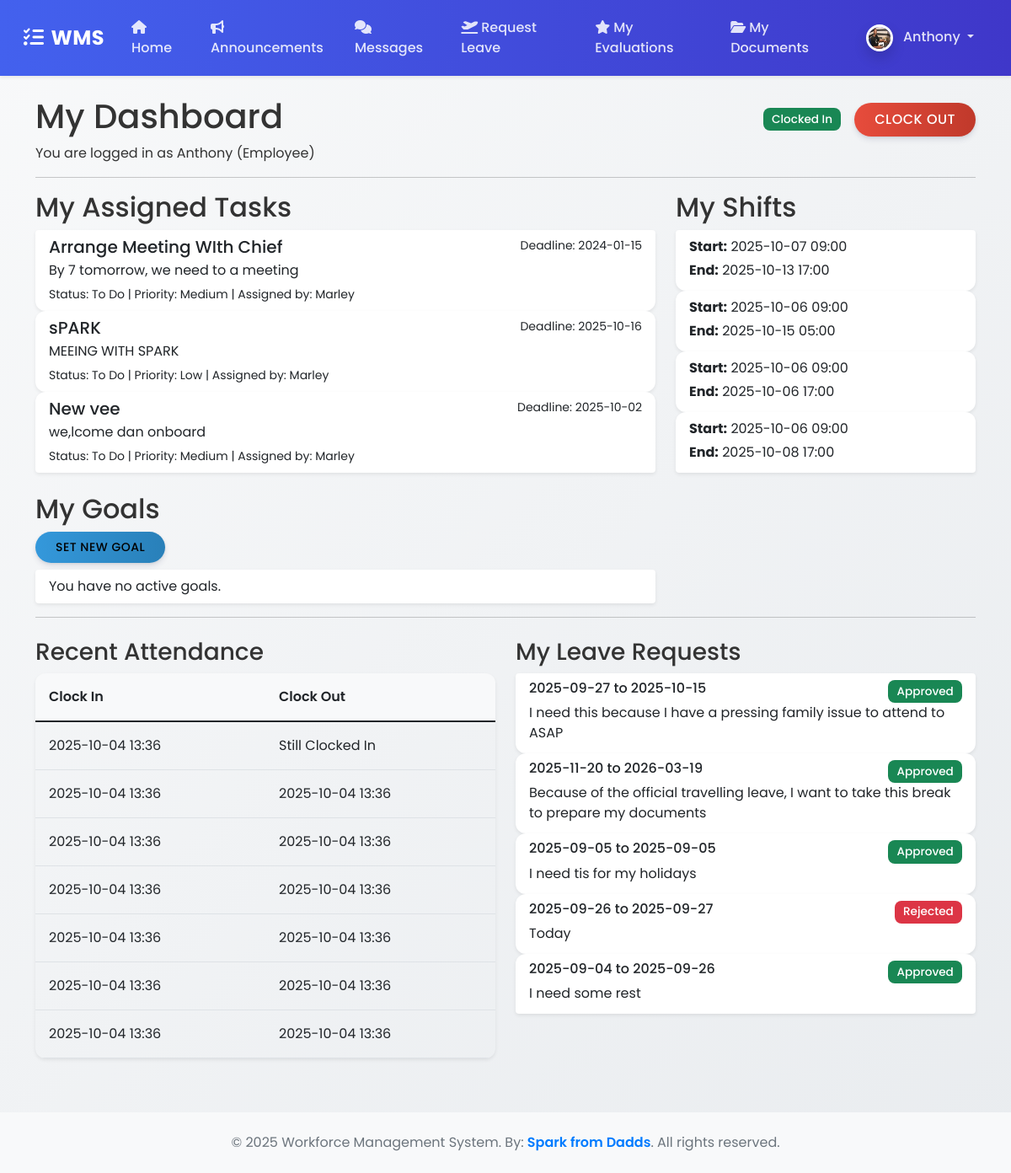
The app's page /home (signed in) with its own data.
### wms/models.py (models this page shows, shortened)
class ProfilePicture(db.Model):
    id = db.Column(db.Integer, primary_key=True)
    filename = db.Column(db.String(100), nullable=False)
    upload_date = db.Column(db.DateTime, nullable=False, default=datetime.datetime.utcnow)
    user_id = db.Column(db.Integer, db.ForeignKey('user.id'), nullable=False, unique=True)

class User(UserMixin, db.Model):
    id = db.Column(db.Integer, primary_key=True)
    username = db.Column(db.String(150), unique=True, nullable=False)
    email = db.Column(db.String(150), unique=True, nullable=False)
    password_hash = db.Column(db.String(256))
    role = db.Column(db.String(50), nullable=False, default='Employee') # Roles: Admin, Manager, Employee
    profile_picture = db.relationship('ProfilePicture', backref='user', uselist=False)

class Task(db.Model):
    id = db.Column(db.Integer, primary_key=True)
    title = db.Column(db.String(100), nullable=False)
    description = db.Column(Text, nullable=True)
    priority = db.Column(db.String(20), nullable=False, default='Medium')  # Low, Medium, High
    deadline = db.Column(db.DateTime, nullable=False)
    status = db.Column(db.String(20), nullable=False, default='To Do')  # To Do, In Progress, Done
    date_posted = db.Column(db.DateTime, nullable=False, default=datetime.datetime.utcnow)
    assigned_to_id = db.Column(db.Integer, db.ForeignKey('user.id'), nullable=False)
    assigned_by_id = db.Column(db.Integer, db.ForeignKey('user.id'), nullable=False)
    assigned_to = db.relationship('User', foreign_keys=[assigned_to_id], backref='tasks_assigned_to')
    assigned_by = db.relationship('User', foreign_keys=[assigned_by_id], backref='tasks_created_by')

class Shift(db.Model):
    id = db.Column(db.Integer, primary_key=True)
    start_time = db.Column(db.DateTime, nullable=False)
    end_time = db.Column(db.DateTime, nullable=False)
    user_id = db.Column(db.Integer, db.ForeignKey('user.id'), nullable=False)
    user = db.relationship('User', backref='shifts')

class Attendance(db.Model):
    id = db.Column(db.Integer, primary_key=True)
    clock_in_time = db.Column(db.DateTime, nullable=False, default=datetime.datetime.utcnow)
    clock_out_time = db.Column(db.DateTime, nullable=True)
    user_id = db.Column(db.Integer, db.ForeignKey('user.id'), nullable=False)
    user = db.relationship('User', backref='attendances')

class LeaveRequest(db.Model):
    id = db.Column(db.Integer, primary_key=True)
    start_date = db.Column(Date, nullable=False)
    end_date = db.Column(Date, nullable=False)
    reason = db.Column(Text, nullable=False)
    status = db.Column(db.String(20), nullable=False, default='Pending')  # Pending, Approved, Rejected
    user_id = db.Column(db.Integer, db.ForeignKey('user.id'), nullable=False)
    user = db.relationship('User', backref='leave_requests')

### wms/routes.py (the view)
@main_bp.route("/")
@main_bp.route("/home")
@login_required
def home():
    tasks = current_user.tasks_assigned_to
    shifts = current_user.shifts
    last_attendance = Attendance.query.filter_by(user_id=current_user.id).order_by(Attendance.clock_in_time.desc()).first()
    attendance_history = Attendance.query.filter_by(user_id=current_user.id).order_by(Attendance.clock_in_time.desc()).limit(7).all()
    leave_requests = current_user.leave_requests
    goals = Goal.query.filter_by(user=current_user).filter(Goal.status != 'Archived').all()
    clock_form = EmptyForm()
    return render_template('index.html', title='Home', tasks=tasks, shifts=shifts, last_attendance=last_attendance, attendance_history=attendance_history, leave_requests=leave_requests, goals=goals, clock_form=clock_form)

### wms/__init__.py (called while the page is built)
def create_app():
    app = Flask(__name__)
    app.config['SECRET_KEY'] = os.environ.get('SECRET_KEY', 'a-very-secret-key-for-dev')
    app.config['SQLALCHEMY_DATABASE_URI'] = os.environ.get('DATABASE_URL', 'sqlite:///wms.db')
    app.config['SQLALCHEMY_TRACK_MODIFICATIONS'] = False
    app.config['UPLOAD_FOLDER'] = os.path.join(app.root_path, 'static/uploads')
    db.init_app(app)
    login_manager.init_app(app)
    csrf.init_app(app)
    migrate.init_app(app, db) # Initialize Migrate with app and db
    login_manager.login_view = 'main.login'
    login_manager.login_message_category = 'info'
    from wms.routes import main_bp
    app.register_blueprint(main_bp)
    with app.app_context():
        from . import models
    @login_manager.user_loader
    def load_user(user_id):
        from .models import User
        return User.query.get(int(user_id))
    return app

### wms/templates/index.html (shortened to what this page needs)
{% extends "base.html" %}
{% block content %}
    <div class="d-flex justify-content-between align-items-center">
        <h1>My Dashboard</h1>
        <div class="d-flex align-items-center">
            {% if last_attendance and last_attendance.clock_out_time is none %}
                <span class="badge bg-success me-3">Clocked In</span>
                <form action="{{ url_for('main.clock_in_out') }}" method="POST">
                    <button type="submit" class="btn btn-danger">Clock Out</button>
                </form>
            {% else %}
                <span class="badge bg-danger me-3">Clocked Out</span>
                <form action="{{ url_for('main.clock_in_out') }}" method="POST">
                    {{ clock_form.hidden_tag() }}
                    <button type="submit" class="btn btn-success">Clock In</button>
                </form>
            {% endif %}
        </div>
    </div>
    <p>You are logged in as {{ current_user.username }} ({{ current_user.role }})</p>
    <hr>
    <div class="row">
        <div class="col-md-8">
            <h2>My Assigned Tasks</h2>
            <div class="list-group mb-4">
                {% for task in tasks %}
                    <a href="#" class="list-group-item list-group-item-action">
                        <div class="d-flex w-100 justify-content-between">
                            <h5 class="mb-1">{{ task.title }}</h5>
                            <small>Deadline: {{ task.deadline.strftime('%Y-%m-%d') }}</small>
                        </div>
                        <p class="mb-1">{{ task.description }}</p>
                        <small>Status: {{ task.status }} | Priority: {{ task.priority }} | Assigned by: {{ task.assigned_by.username }}</small>
                    </a>
                {% else %}
                    <div class="list-group-item">
                        You have no tasks assigned to you.
                    </div>
                {% endfor %}
            </div>
            <h2>My Goals</h2>
            <a class="btn btn-info btn-sm mb-2" href="{{ url_for('main.new_goal') }}">Set New Goal</a>
            <div class="list-group">
                {% for goal in goals %}
                    <a href="{{ url_for('main.edit_goal', goal_id=goal.id) }}" class="list-group-item list-group-item-action">
                        <div class="d-flex w-100 justify-content-between">
                            <h5 class="mb-1">{{ goal.title }}</h5>
                            <small>Status: {{ goal.status }}</small>
                        </div>
                        <p class="mb-1">{{ goal.description }}</p>
                    </a>
                {% else %}
                    <div class="list-group-item">
                        You have no active goals.
                    </div>
                {% endfor %}
            </div>
        </div>
        <div class="col-md-4">
            <h2>My Shifts</h2>
            <div class="list-group">
                {% for shift in shifts %}
                    <div class="list-group-item">
                        <p class="mb-1"><strong>Start:</strong> {{ shift.start_time.strftime('%Y-%m-%d %H:%M') }}</p>
                        <p class="mb-1"><strong>End:</strong> {{ shift.end_time.strftime('%Y-%m-%d %H:%M') }}</p>
                    </div>
                {% else %}
                    <div class="list-group-item">
                        You have no shifts scheduled.
                    </div>
                {% endfor %}
            </div>
        </div>
    </div>
    <hr>
    <div class="row mt-4">
        <div class="col-md-6">
            <h3>Recent Attendance</h3>
            <table class="table table-sm">
                <thead>
                    <tr>
                        <th>Clock In</th>
                        <th>Clock Out</th>
                    </tr>
                </thead>
                <tbody>
                    {% for entry in attendance_history %}
                        <tr>
                            <td>{{ entry.clock_in_time.strftime('%Y-%m-%d %H:%M') }}</td>
                            <td>{{ entry.clock_out_time.strftime('%Y-%m-%d %H:%M') if entry.clock_out_time else 'Still Clocked In' }}</td>
                        </tr>
                    {% else %}
                        <tr>
                            <td colspan="2">No attendance records found.</td>
                        </tr>
                    {% endfor %}
                </tbody>
            </table>
        </div>
        <div class="col-md-6">
            <h3>My Leave Requests</h3>
            <div class="list-group">
                {% for request in leave_requests %}
                    <div class="list-group-item">
                        <div class="d-flex w-100 justify-content-between">
                            <h6 class="mb-1">{{ request.start_date.strftime('%Y-%m-%d') }} to {{ request.end_date.strftime('%Y-%m-%d') }}</h6>
                            {% if request.status == 'Approved' %}
                                <span class="badge bg-success">{{ request.status }}</span>
                            {% elif request.status == 'Rejected' %}
                                <span class="badge bg-danger">{{ request.status }}</span>
                            {% else %}
                                <span class="badge bg-warning">{{ request.status }}</span>
                            {% endif %}
                        </div>
                        <p class="mb-1">{{ request.reason }}</p>
                    </div>
                {% else %}
                    <div class="list-group-item">
                        You have no leave requests.
                    </div>
                {% endfor %}
            </div>
        </div>
    </div>
{% endblock content %}

### wms/templates/base.html (shortened to what this page needs)
<!DOCTYPE html>
<html>
<head>
    <link rel="stylesheet" href="https://cdn.jsdelivr.net/npm/bootstrap@5.1.3/dist/css/bootstrap.min.css">
    <link rel="stylesheet" href="https://cdnjs.cloudflare.com/ajax/libs/font-awesome/6.5.0/css/all.min.css">
    <link rel="stylesheet" href="{{ url_for('static', filename='css/styles.css') }}">
</head>
<body>
    <nav class="navbar navbar-expand-lg navbar-dark shadow-sm sticky-top">
        <div class="container-fluid">
            <a class="navbar-brand" href="#"><i class="fas fa-tasks me-2"></i>WMS</a>
            <div class="collapse navbar-collapse" id="navbarContent">
                <ul class="navbar-nav me-auto mb-2 mb-lg-0">
                    {% if current_user.is_authenticated %}
                        <li class="nav-item"><a class="nav-link" href="{{ url_for('main.home') }}"><i class="fas fa-home me-1"></i>Home</a></li>
                        <li class="nav-item"><a class="nav-link" href="{{ url_for('main.announcements') }}"><i class="fas fa-bullhorn me-1"></i>Announcements</a></li>
                        <li class="nav-item"><a class="nav-link" href="{{ url_for('main.messages') }}"><i class="fas fa-comments me-1"></i>Messages</a></li>
                        <li class="nav-item"><a class="nav-link" href="{{ url_for('main.new_leave_request') }}"><i class="fas fa-plane-departure me-1"></i>Request Leave</a></li>
                        <li class="nav-item"><a class="nav-link" href="{{ url_for('main.view_evaluations', user_id=current_user.id) }}"><i class="fas fa-star me-1"></i>My Evaluations</a></li>
                        <li class="nav-item"><a class="nav-link" href="{{ url_for('main.my_documents') }}"><i class="fas fa-folder-open me-1"></i>My Documents</a></li>
                    {% endif %}
                </ul>
                <ul class="navbar-nav">
                    {% if current_user.is_authenticated %}
                        <li class="nav-item dropdown">
                            <a class="nav-link dropdown-toggle" href="#" id="navbarDropdown" role="button" data-bs-toggle="dropdown" aria-expanded="false">
                                {% if current_user.profile_picture %}
                                    <img src="{{ url_for('static', filename='uploads/profile_pics/' + current_user.profile_picture.filename) }}"
                                         class="rounded-circle profile-picture" width="32" height="32" alt="Profile Picture">
                                {% else %}
                                    <img src="{{ url_for('static', filename='uploads/profile_pics/default.png') }}"
                                         class="rounded-circle profile-picture" width="32" height="32" alt="Default Profile Picture">
                                {% endif %}
                                <span class="ms-2">{{ current_user.username }}</span>
                            </a>
                        </li>
                    {% else %}
                        <li class="nav-item"><a class="nav-link" href="{{ url_for('main.login') }}"><i class="fas fa-sign-in-alt me-1"></i>Login</a></li>
                        <li class="nav-item"><a class="nav-link" href="{{ url_for('main.register') }}"><i class="fas fa-user-plus me-1"></i>Register</a></li>
                    {% endif %}
                </ul>
            </div>
        </div>
    </nav>
    <div class="container mt-4">
        {% block content %}{% endblock %}
    </div>
    <footer class="bg-light text-center text-muted py-4 mt-5">
  <div class="container">
    <p class="mb-0">
      © 2025 Workforce Management System. By:
      <span style="color: #007BFF; font-weight: 600;">Spark from Dadds</span>.
      All rights reserved.
    </p>
  </div>
</footer>
</body>
</html>

### wms/static/css/styles.css (style rules this page uses)
:root { --primary-color: #4361ee; --secondary-color: #3f37c9; --success-color: #4cc9f0; --info-color: #4895ef; --warning-color: #f72585; --danger-color: #e63946; --light-color: #f8f9fa; --dark-color: #212529; }
body { background: linear-gradient(135deg, #f8f9fa 0%, #e9ecef 100%); min-height: 100vh; font-family: 'Poppins', sans-serif; color: #333; }
.navbar { background: linear-gradient(90deg, var(--primary-color) 0%, var(--secondary-color) 100%) !important; padding: 0.8rem 1rem; }
.navbar-brand { font-weight: 700; letter-spacing: 0.5px; font-size: 1.5rem; color: white !important; }
.navbar-dark .navbar-nav .nav-link { color: rgba(255, 255, 255, 0.85); font-weight: 500; padding: 0.5rem 1rem; border-radius: 4px; transition: all 0.3s ease; }
.card, .list-group-item { border: none; box-shadow: 0 0.125rem 0.25rem rgba(0, 0, 0, 0.075); transition: all 0.3s ease; border-radius: 0.75rem; overflow: hidden; }
.btn { border-radius: 50px; padding: 0.5rem 1.5rem; font-weight: 500; text-transform: uppercase; letter-spacing: 0.5px; transition: all 0.3s ease; box-shadow: 0 4px 6px rgba(50, 50, 93, 0.11), 0 1px 3px rgba(0, 0, 0, 0.08); }
.btn-danger { background: linear-gradient(90deg, #e74c3c 0%, #c0392b 100%); border: none; }
.btn-info { background: linear-gradient(90deg, #3498db 0%, #2980b9 100%); border: none; }
.badge { font-size: 0.85rem; padding: 0.5em 0.75em; border-radius: 8px; font-weight: 500; }
.table { border-radius: 0.75rem; overflow: hidden; box-shadow: 0 0.125rem 0.25rem rgba(0, 0, 0, 0.075); }
.table thead th { background-color: #f8f9fa; vertical-align: middle; border-bottom: none; padding: 1rem; font-weight: 600; }
.table tbody td { padding: 1rem; vertical-align: middle; }
.profile-picture { border: 3px solid white; box-shadow: 0 0.5rem 1rem rgba(0, 0, 0, 0.15); }
.container { animation: fadeIn 0.5s ease-out; }

### records on screen
ProfilePicture: filename (picture)
User: username "Anthony", role "Employee"
Task: title "Arrange Meeting WIth Chief", deadline "2024-01-15", description "By 7 tomorrow, we need to a meeting", status "To Do", priority "Medium", assigned_by.username "Marley"
Task: title "sPARK", deadline "2025-10-16", description "MEEING WITH SPARK", status "To Do", priority "Low", assigned_by.username "Marley"
Task: title "New vee", deadline "2025-10-02", description "we,lcome dan onboard", status "To Do", priority "Medium", assigned_by.username "Marley"
Shift: start_time "2025-10-07 09:00", end_time "2025-10-13 17:00"
Shift: start_time "2025-10-06 09:00", end_time "2025-10-15 05:00"
Shift: start_time "2025-10-06 09:00", end_time "2025-10-06 17:00"
Shift: start_time "2025-10-06 09:00", end_time "2025-10-08 17:00"
Attendance: clock_in_time "2025-10-04 13:36", clock_out_time "Still Clocked In"
Attendance: clock_in_time "2025-10-04 13:36", clock_out_time "2025-10-04 13:36"
Attendance: clock_in_time "2025-10-04 13:36", clock_out_time "2025-10-04 13:36"
Attendance: clock_in_time "2025-10-04 13:36", clock_out_time "2025-10-04 13:36"
Attendance: clock_in_time "2025-10-04 13:36", clock_out_time "2025-10-04 13:36"
Attendance: clock_in_time "2025-10-04 13:36", clock_out_time "2025-10-04 13:36"
Attendance: clock_in_time "2025-10-04 13:36", clock_out_time "2025-10-04 13:36"
LeaveRequest: start_date "2025-09-27", end_date "2025-10-15", status "Approved", reason "I need this because I have a pressing family issue to attend to ASAP"
LeaveRequest: start_date "2025-11-20", end_date "2026-03-19", status "Approved", reason "Because of the official travelling leave, I want to take this break to prepare my documents"
LeaveRequest: start_date "2025-09-05", end_date "2025-09-05", status "Approved", reason "I need tis for my holidays"
LeaveRequest: start_date "2025-09-26", end_date "2025-09-27", status "Rejected", reason "Today"
LeaveRequest: start_date "2025-09-04", end_date "2025-09-26", status "Approved", reason "I need some rest"
